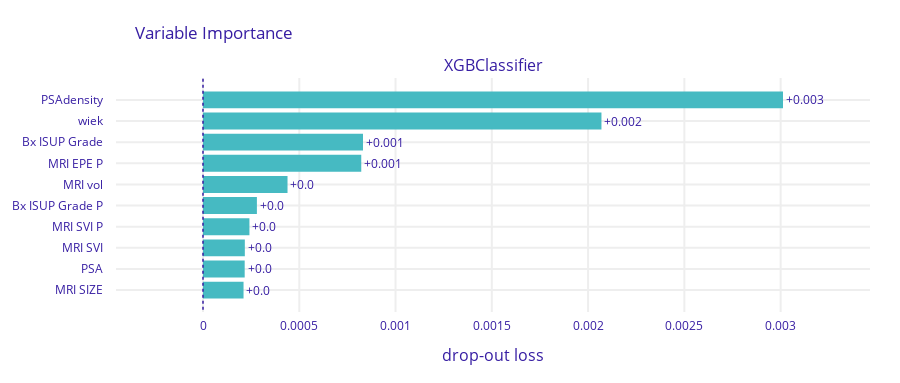

Write notebook code for a chart like this one.
### Code cell
hyperparams = {'colsample_bytree': 0.8, 'gamma': 0, 'learning_rate': 0.1, 'max_depth': 5, 'n_estimators': 200, 'subsample': 0.6}

untrained_model = XGBClassifier(random_state=42, **hyperparams)

y_true, y_pred, y_pred_probs, false_positive_rate, true_positive_rate, total_roc_auc, trained_model = train_and_evaluate_model(untrained_model, X_smote_df, y_smote, numerical_cols, categorical_cols, n_folds=5)
plot_roc(false_positive_rate, true_positive_rate, total_roc_auc)
plot_confusion_matrix(y_true, y_pred)
plot_feature_importances(trained_model, X, y_smote)
plot_discrimination_threshold(untrained_model, X_smote_df, y_smote)
brier = brier_score_loss(y_true, y_pred_probs)
print(f"Brier score: {brier:.4f}")

### Figure 1 — Plotly figure (JSON) as saved in the notebook; plotly's stock layout.template omitted (floating-point values rounded to 4 significant figures)
{"data": [{"base": 0, "hoverinfo": "text", "hoverlabel": {"bgcolor": "rgba(0,0,0,0.8)"}, "hovertext": ["Model: XGBClassifier loss after<br>variable: PSAdensity is permuted: 0.003<br>Drop-out loss change: +0.003", "Model: XGBClassifier loss after<br>variable: wiek is permuted: 0.002<br>Drop-out loss change: +0.002", "Model: XGBClassifier loss after<br>variable: Bx ISUP Grade is permuted: 0.001<br>Drop-out loss change: +0.001", "Model: XGBClassifier loss after<br>variable: MRI EPE P is permuted: 0.001<br>Drop-out loss change: +0.001", "Model: XGBClassifier loss after<br>variable: MRI vol is permuted: 0.0<br>Drop-out loss change: +0.0", "Model: XGBClassifier loss after<br>variable: Bx ISUP Grade P is permuted: 0.0<br>Drop-out loss change: +0.0", "Model: XGBClassifier loss after<br>variable: MRI SVI P is permuted: 0.0<br>Drop-out loss change: +0.0", "Model: XGBClassifier loss after<br>variable: MRI SVI is permuted: 0.0<br>Drop-out loss change: +0.0", "Model: XGBClassifier loss after<br>variable: PSA is permuted: 0.0<br>Drop-out loss change: +0.0", "Model: XGBClassifier loss after<br>variable: MRI SIZE is permuted: 0.0<br>Drop-out loss change: +0.0"], "marker": {"color": "#46bac2"}, "orientation": "h", "showlegend": false, "text": ["+0.003", "+0.002", "+0.001", "+0.001", "+0.0", "+0.0", "+0.0", "+0.0", "+0.0", "+0.0"], "textposition": "outside", "type": "bar", "x": [0.003012, 0.002069, 0.0008309, 0.0008219, 0.000439, 0.0002799, 0.0002411, 0.0002172, 0.0002165, 0.0002105], "xaxis": "x", "y": ["PSAdensity", "wiek", "Bx ISUP Grade", "MRI EPE P", "MRI vol", "Bx ISUP Grade P", "MRI SVI P", "MRI SVI", "PSA", "MRI SIZE"], "yaxis": "y"}], "layout": {"annotations": [{"font": {"size": 16}, "showarrow": false, "text": "XGBClassifier", "x": 0.5, "xanchor": "center", "xref": "paper", "y": 1, "yanchor": "bottom", "yref": "paper"}, {"font": {"size": 16}, "showarrow": false, "text": "drop-out loss", "x": 0.5, "xanchor": "center", "xref": "paper", "y": 0, "yanchor": "top", "yref": "paper", "yshift": -30}], "font": {"color": "#371ea3"}, "height": 383, "margin": {"b": 71, "r": 30, "t": 78}, "shapes": [{"line": {"color": "#371ea3", "dash": "dot", "width": 1.5}, "type": "line", "x0": 0, "x1": 0, "xref": "x", "y0": -1, "y1": 10, "yref": "y"}], "title": {"text": "Variable Importance", "x": 0.15}, "xaxis": {"anchor": "y", "automargin": true, "domain": [0, 1], "fixedrange": true, "gridwidth": 2, "range": [-0.0004518, 0.003464], "tickcolor": "white", "ticklen": 3, "ticks": "outside", "type": "linear", "zeroline": false}, "yaxis": {"anchor": "x", "automargin": true, "autorange": "reversed", "domain": [0, 1], "fixedrange": true, "gridwidth": 2, "tickcolor": "white", "ticklen": 10, "ticks": "outside", "type": "category"}}}
